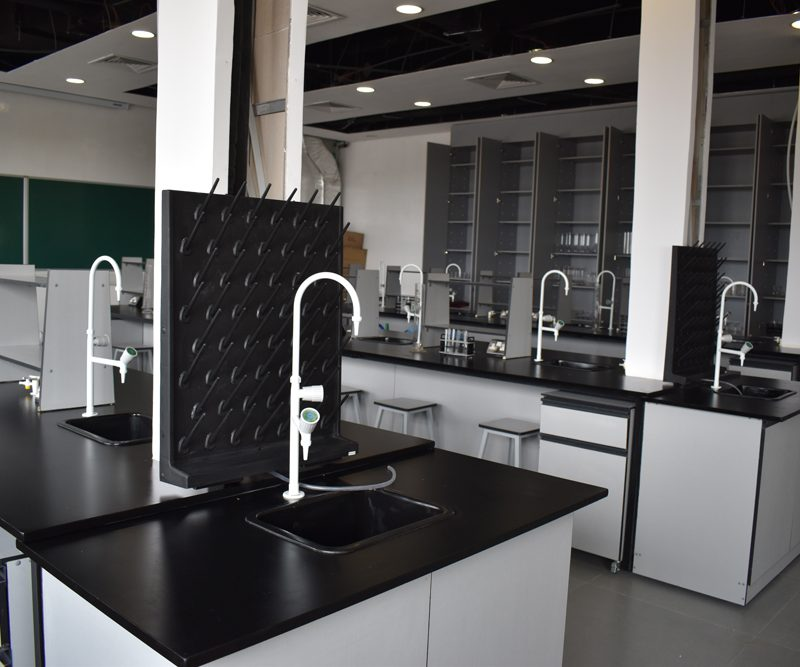
#> input picture Week_2/img/lab.jpg, 800 x 667 px
$ jupyter execute practice2.ipynb
#> lines starting #> are read from the running program, lines starting #| are printed output that depends on the picture
[cell 1]
# A program to illustrate arithmetic operation of addition

# organizing imports
import cv2

# path to imput images
image1 = cv2.imread('img/lab.jpg')
#> image1 is the input picture: shape (667, 800, 3); mean B, G, R 90.4, 90.2, 91.2
image2 = cv2.imread('img/classroom.jpg')
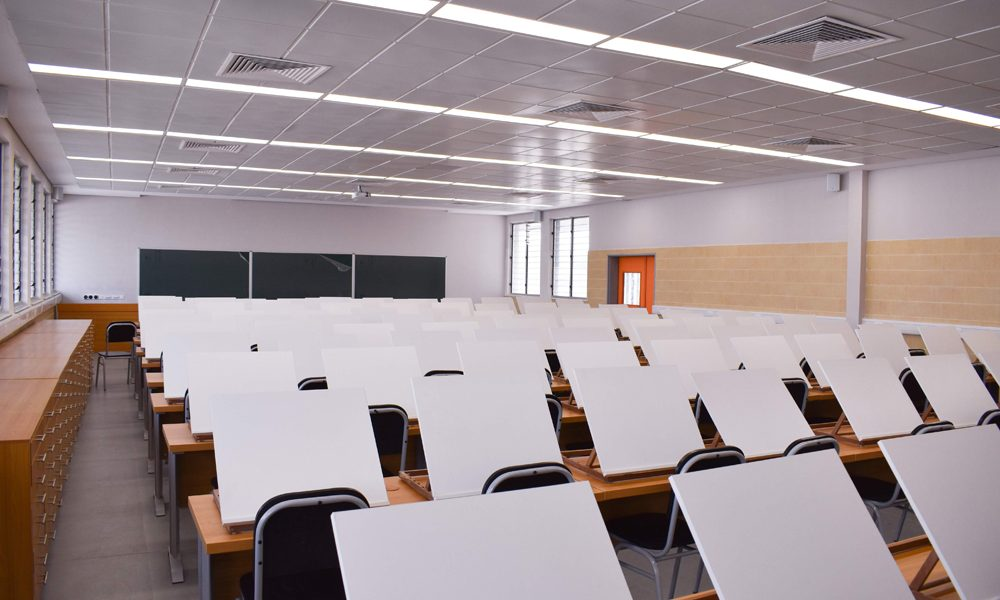
#> input picture Week_2/img/classroom.jpg, 1000 x 600 px
#> image2 is the input picture: shape (600, 1000, 3); mean B, G, R 150.1, 147.4, 160.3

# resize images
image1 = cv2.resize(image1, (500, 400))
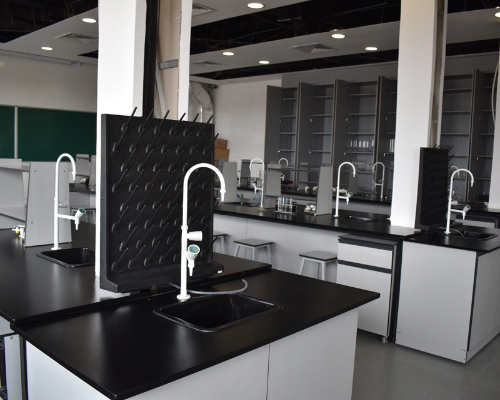
#> image1: shape (400, 500, 3); mean B, G, R 90.3, 90.1, 91.1
image2 = cv2.resize(image2, (500, 400))
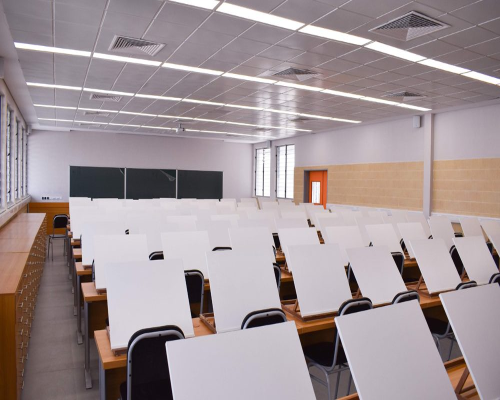
#> image2: shape (400, 500, 3); mean B, G, R 150, 147.4, 160.3

# cv2.addWeighted with applied parameters
addImage = cv2.addWeighted(image1, 0.5, image2, 0.7, 0)
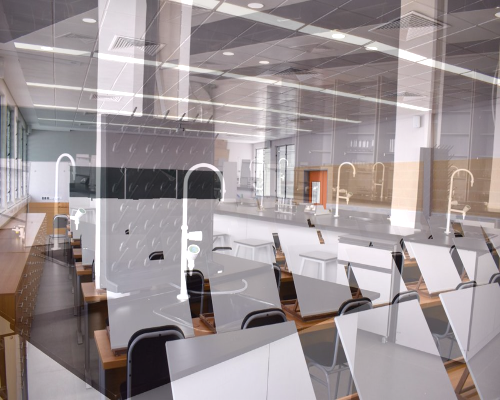
#> addImage: shape (400, 500, 3); mean B, G, R 149.9, 148, 157.5

# sub = cv2.subtract(image1, image2)

# Window showing output image
cv2.imshow('Weighted Image', addImage)

# De-allocate any associated memory usuage
if cv2.waitKey(0) & 0xff == 27:
#> (key Esc is pressed here)
    cv2.destroyAllWindows()
